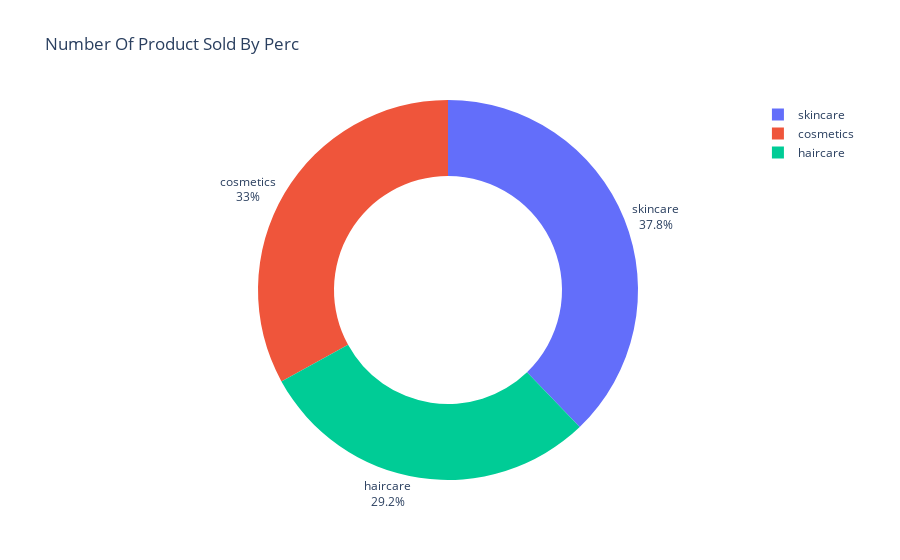

Source (notebook cell):
### Markdown cell above
Analyze And Visualzation

### Code cell
plot0 = df.groupby('product type')['number of products sold'].mean().reset_index()
plot0 = px.pie(plot0,
               values='number of products sold',
               names='product type',
               hole=.6,title="Number Of Product Sold ")
plot0.update_traces(textposition = 'outside',textinfo='label+percent')

### Figure 1 — Plotly figure (JSON) as saved in the notebook; plotly's stock layout.template omitted (floating-point values rounded to 4 significant figures)
{"data": [{"domain": {"x": [0, 1], "y": [0, 1]}, "hole": 0.6, "hovertemplate": "product type=%{label}<br>number of products sold=%{value}<extra></extra>", "labels": ["cosmetics", "haircare", "skincare"], "legendgroup": "", "name": "", "showlegend": true, "textinfo": "label+percent", "textposition": "outside", "type": "pie", "values": [452.2, 400.3, 518.3]}], "layout": {"legend": {"tracegroupgap": 0}, "title": {"text": "Number Of Product Sold By Perc"}}}
